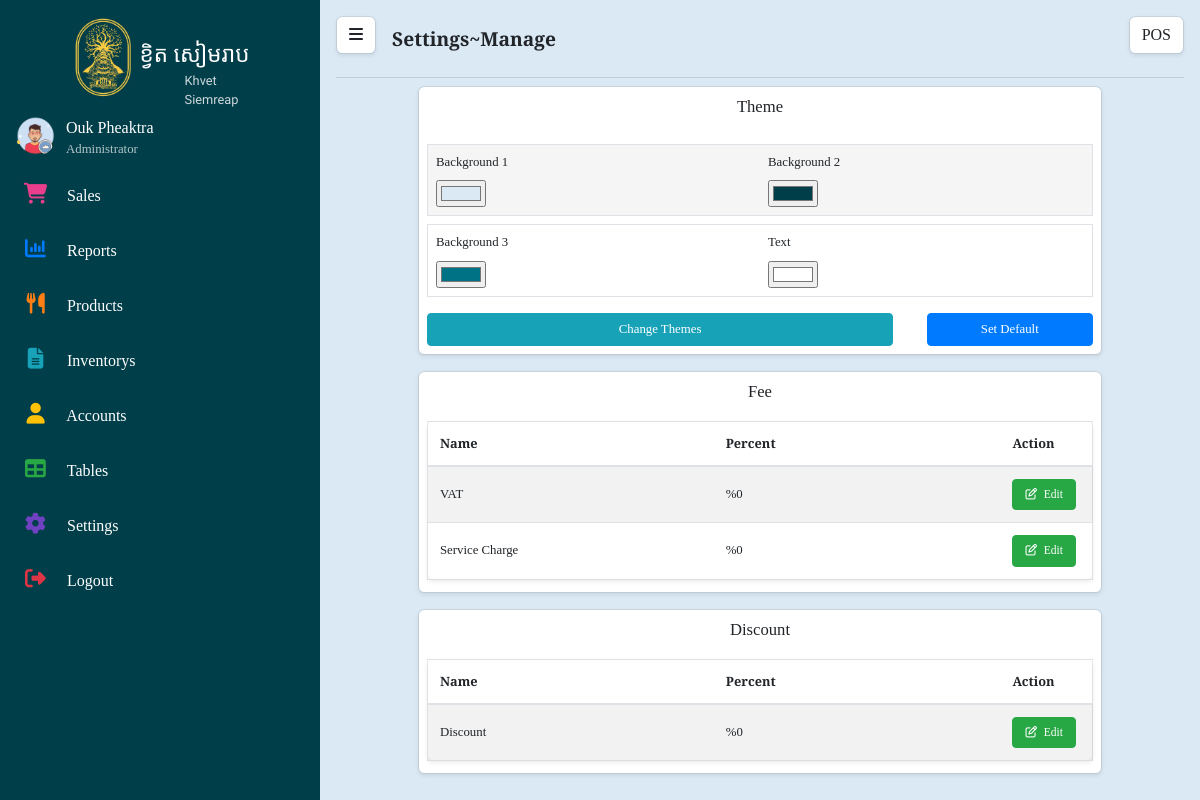
Page /Setting/Index (signed in) on the committed database.
### tables this page shows
CREATE TABLE `tbl_theme` (
  `id` int(11) NOT NULL,
  `color1` varchar(7) DEFAULT NULL,
  `color2` varchar(7) DEFAULT NULL,
  `color3` varchar(7) DEFAULT NULL,
  `color4` varchar(7) DEFAULT NULL
);

CREATE TABLE `tbl_fee` (
  `id` int(11) NOT NULL,
  `name` varchar(255) DEFAULT NULL,
  `number` float DEFAULT NULL
);

CREATE TABLE `tbl_discount` (
  `id` int(11) NOT NULL,
  `name` varchar(255) DEFAULT NULL,
  `number` float DEFAULT NULL
);

### mvc/core/Controller.php (called while the page is built, shortened)
<?php
class Controller{
    public function model($model){
        return new $model;
    }
    public function view($view, $data=[]){
        require_once "./mvc/views/".$view.".php";
    }
}
?>

### mvc/core/App.php (called while the page is built, shortened)
<?php
class App{
    protected $action="Home";
    function __construct(){
        $arr = $this->UrlProcess();
        if(isset($arr[0])){
            if( file_exists("./mvc/controllers/".$arr[0].".php") ){
                unset($arr[0]);
            }
        }
        $this->controller = new $this->controller;
        if(isset($arr[1])){
            if( method_exists( $this->controller , $arr[1]) ){
                $this->action = $arr[1];
            }
            unset($arr[1]);
        }
        $this->params = $arr?array_values($arr):[];
        call_user_func_array([$this->controller, $this->action], $this->params );
    }
    function UrlProcess(){
        if( isset($_GET["url"]) ){
            return explode("/", filter_var(trim($_GET["url"], "/")));
        }
    }
}
?>

### index.php (called while the page is built, shortened)
<?php
$myApp = new App();
?>

### mvc/core/DB.php (called while the page is built, shortened)
<?php
class DB
{
    protected $servername = "localhost";
    protected $username = "root";
    protected $password = "";
    function __construct()
    {
        $this->con = new mysqli($this->servername, $this->username, $this->password);
    }
}

### mvc/models/tbl_theme.php (called while the page is built, shortened)
<?php
class tbl_theme extends DB{
	public function GetTheme(){
		$qr = "SELECT * FROM tbl_theme";
		return mysqli_query($this->con, $qr);
	}
}
?>

### mvc/models/tbl_fee.php (called while the page is built, shortened)
<?php
class tbl_fee extends DB{
	public function GetFee(){
		$qr = "SELECT * FROM tbl_fee";
		return mysqli_query($this->con, $qr);
	}
}
?>

### mvc/models/tbl_discount.php (called while the page is built, shortened)
<?php
class tbl_discount extends DB{
	public function GetDiscount(){
		$qr = "SELECT * FROM tbl_discount";
		return mysqli_query($this->con, $qr);
	}
}
?>

### mvc/views/pages/setting.php (the view, shortened to what this page needs)
<div class="container-fluid p-0">
	<div class="row m-0">
		<div id="side1" class="sidebar-1 closed p-2 bg2 scroll_hide">
			<div id="logo1" class="col-12 p-0">
				<div class="d-flex justify-content-center" style="width: 100%;height: 100px;">
					<div style="width: 65px; height:65px;margin-top:6px;">
						<img id="lgimg" src="../public/images/logo/khvetsiemreap1.jpg" style="object-fit: cover;border-radius:5px;max-width: 100%;cursor:pointer;">
					</div>
					<div class="link_name ml-1" style="height:100px;margin-top:30px; position: relative;">
						<p id="lgname" class="khmer-font cl mb-0" style="font-size:140%;cursor:pointer;">ខ្វិត សៀមរាប</p>
						<span class="cl mb-0 eng_name">Khvet Siemreap</apan>
					</div>
				</div>
			</div>
			<div id="menu-box" class="row m-0">
				<div class="col-12 p-0">
					<div class="p-2" style="width: 100%;height: 55px;">
						<div class="float-left" style="width: 50px;height: 40px;">
							<img src="../public/images/profile/<?php echo $_SESSION['profile'] ?>" width="40px" height="40px;" style="object-fit: cover;border-radius:100px;">
						</div>
						<div class="link_name float-left ">
							<p class="cl mb-0"><?php echo $_SESSION['namedisplay'] ?></p>
							<p class="cl mb-0" style="font-size: 80%;opacity: 0.7"><?php echo $_SESSION['role'] ?></p>
						</div>
					</div>
				</div>
				<?php
				if ($_SESSION['role'] == "Administrator" || $_SESSION['role'] == "Accountant") {
					include("./mvc/views/partials/home-menu-admin.php");
				} else {
					include("./mvc/views/partials/home-menu-staff.php");
				}
				?>
			</div>
		</div>
		<div class="sidebar-2 change p-0 bg1">
			<div class="head-content py-3 mx-3 bg1" style="border-bottom: 1px solid rgba(0,0,0,.125);">
				<div id="toggle-bar">
					<a class="toggle float-left btn mr-3 bgh ">
						<i class="fa fa-bars" aria-hidden="true"></i>
					</a>
				</div>
				<div class="float-left pt-1" style="height:45px">
					<p class="float-left font-weight-bold mb-0 header-text">
						Settings~Manage
					</p>
				</div>
				<div id="pos-button" class="btn bgh float-right">
					<span class="pos-text">
						POS
					</span>
				</div>
			</div>
			<div style="height: calc(100vh - 78px);overflow-y: auto;">
				<div class="table-settings">
					<div class="col-12 p-2">
						<div class="p-2 bgh">
							<form action="../Setting/ChangeColor" method="post" enctype='multipart/form-data' onsubmit="return confirm(' Do you really want to Change Themes ?')">
								<p class="text-center" style="font-size: 130%">Theme</p>
								<div class="row m-0">
									<?php
									foreach ($data["GetTheme"] as $value) {
										echo '
												<div class="col-6 p-2 mt-2 border border-right-0" style="background-color: #f5f5f5;">
													<label>Background 1</label><br>
													<input id="color1" type="color" value="' . $value["color1"] . '" name="color1">	<br>
												</div>
												<div class="col-6 p-2 mt-2  border border-left-0"  style="background-color: #f5f5f5;">
													<label>Background 2</label><br>
													<input id="color2" type="color" value="' . $value["color2"] . '" name="color2">	<br>
												</div>
												<div class="col-6 p-2 mt-2 border border-right-0">
													<label>Background 3</label><br>
													<input id="color3" type="color" value="' . $value["color3"] . '" name="color3">	<br>
												</div>
												<div class="col-6 p-2 mt-2 border border-left-0">
													<label>Text</label><br>
													<input id="color4" type="color" value="' . $value["color4"] . '" name="color4">	<br>
												</div>';
									}
									?>
								</div>
								<div>
									<button type="submit" class="btn btn-info mt-3 float-left cl" style="font-size: 100%;width: 70%">Change Themes</button>
									<button class="btn btn-primary float-right mt-3 cl" style="font-size: 100%;width: 25%" onclick="SetDefaultColor()">Set Default</button>
								</div>
							</form>
						</div>
					</div>
					<div class="col-12 p-2">
						<div class="p-2 bgh">
							<p class="text-center" style="font-size: 130%">Fee</p>
							<div class="row m-0">
								<table class="table table-striped table-hover bgh mb-1 ">
									<thead>
										<tr>
											<th scope="col" style="width:45%">Name</th>
											<th scope="col" style="width:45%">Percent</th>
											<th scope="col">Action</th>
										</tr>
									</thead>
									<tbody>
										<?php
										foreach ($data["GetFee"] as $value) {
											echo '<tr>
													<td style=" vertical-align: middle;">' . $value["name"] . '</td>
													<td style=" vertical-align: middle;">%' . $value["number"] . '</td>
													<td>
														<a style="text-decoration: none;color:black;" onclick="ChangeFee(' . $value["id"] . ',`' . $value["name"] . '`,`' . $value["number"] . '`)">
														<div class="btn btn-success float-left mr-1 cl" style="font-size: 90%">
														<i class="fa fa-pencil-square-o mr-1" aria-hidden="true"></i>
														Edit
														</div>
														</a>
													</td>';
										}
										?>
									</tbody>
								</table>
							</div>
						</div>
					</div>
					<div class="col-12 p-2">
						<div class="p-2  bgh">
							<p class="text-center" style="font-size: 130%">Discount</p>
							<div class="row m-0">
								<table class="table table-striped table-hover bgh mb-1 ">
									<thead>
										<tr>
											<th scope="col" style="width:45%">Name</th>
											<th scope="col" style="width:45%">Percent</th>
											<th scope="col">Action</th>
										</tr>
									</thead>
									<tbody>
										<?php
										foreach ($data["GetDiscount"] as $value) {
											echo '<tr>
												<td style=" vertical-align: middle;">' . $value["name"] . '</td>
												<td style=" vertical-align: middle;">%' . $value["number"] . '</td>
												<td>
													<a style="text-decoration: none;color:black;" onclick="ChangeDiscount(' . $value["id"] . ',`' . $value["name"] . '`,`' . $value["number"] . '`)">
													<div class="btn btn-success float-left mr-1 cl" style="font-size: 90%">
													<i class="fa fa-pencil-square-o mr-1" aria-hidden="true"></i>
													Edit
													</div>
													</a>
												</td>';
										}
										?>
									</tbody>
								</table>
							</div>
						</div>
					</div>
				</div>
			</div>
		</div>
	</div>
</div>

### rows in the picture
tbl_theme: color1 "#dbe9f4", color2 "#003e49", color3 "#007286", color4 "#ffffff"
tbl_fee: name "VAT", number "0"
tbl_fee: name "Service Charge", number "0"
tbl_discount: name "Discount", number "0"

### other values in the picture
$_SESSION['namedisplay'] "Ouk Pheaktra"
$_SESSION['role'] "Administrator"
